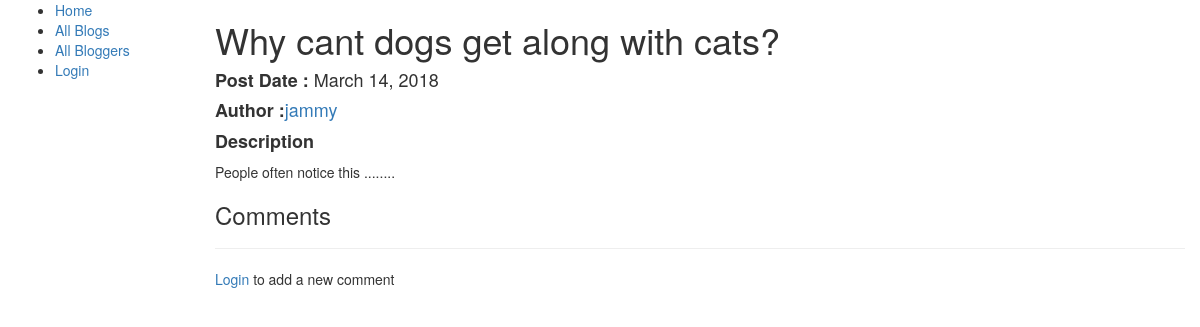
The page /blog/blog/1 on the database as committed earlier.
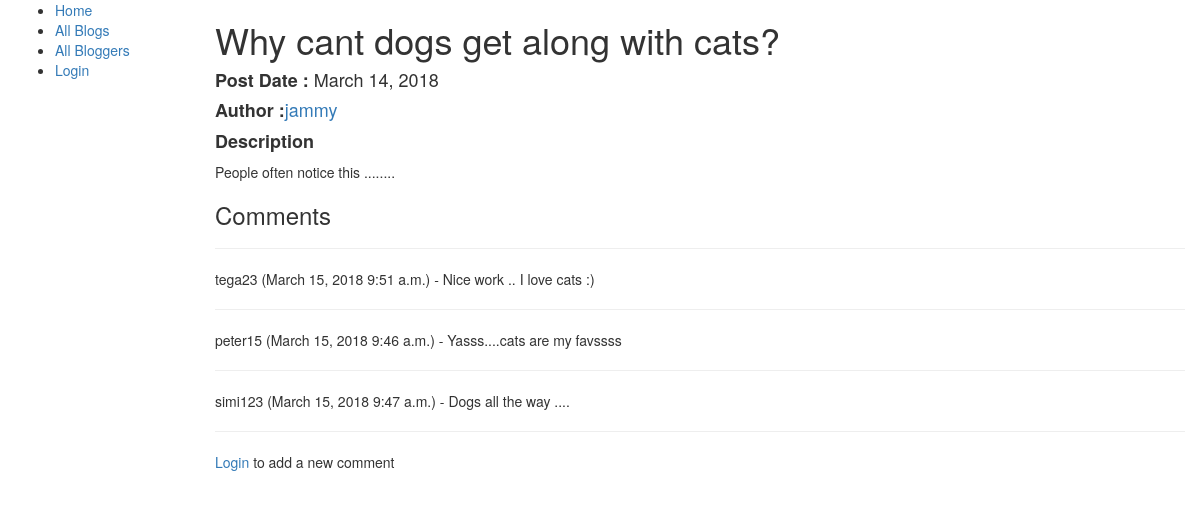
The same page on the database as committed later.
### blog/models.py (models this page shows, shortened)
class BlogPost(models.Model):
    blog_post_title = models.CharField(max_length = 400)
    post_date = models.DateField(null = True , default = timezone.now)
    post_time = models.TimeField(null = True , default = timezone.now)
    blogger = models.ForeignKey(Blogger, on_delete = models.SET_NULL, null = True)
    content = models.TextField()
    class Meta:
        ordering = ['-post_date', '-post_time']
    def __str__(self):
        return "{}".format(self.blog_post_title)

class Blogger(models.Model):
    first_name = models.CharField(max_length = 100)
    last_name = models.CharField(max_length = 100)
    username = models.CharField(max_length = 50)
    date_of_birth = models.DateField(null = True, blank = True)
    location = models.CharField(max_length = 200, null = True)
    bio = models.TextField(null = True , blank = True)
    def __str__(self):
        return "{}".format(self.username)

class Comment(models.Model):
    user = models.ForeignKey(User, on_delete = models.SET_NULL, null = True)
    blog_post = models.ForeignKey(BlogPost, on_delete = models.SET_NULL , null = True)
    comment_date = models.DateField(default = timezone.now)
    comment_time = models.TimeField(default = timezone.now)
    comment_text = models.TextField()
    def __str__(self):
        return self.comment_text

### blog/views.py (the view)
# urls.py: path('blog/<int:pk>', views.blog_detail, name ='blog-detail'),
def blog_detail(request , pk):
    blogPost = BlogPost.objects.get(pk = pk)
    comment = Comment.objects.filter(blog_post__id = pk)
    if request.method == 'POST':
        form = UserCommentForm(data = request.POST)
        if form.is_valid():
            comment_ = form.cleaned_data['comment_text']
            new_comment  = Comment.objects.create(user = request.user, blog_post = blogPost , comment_text = comment_  )
            new_comment.save()
            previous_page_url = request.POST.get('next', '/')
            return HttpResponseRedirect(previous_page_url)
    else:
        form = UserCommentForm()
    return render (request,'blog/blog_detail.html',context ={'blog_post':blogPost, 'comment':comment , 'form':form})

### blog/templates/blog/blog_detail.html (shortened to what this page needs)
{% extends 'blog/base_generic.html' %}
{% block content %}
    <h1>{{blog_post}}</h1>
    <h4><b>Post Date :</b> {{ blog_post.post_date}}</h4>
    <h4><b>Author :</b><a href = "{% url 'blogger-detail' blog_post.blogger.id %}">{{blog_post.blogger}}</a></h4>
    <h4><b>Description</b></h4>
    <p>{{blog_post.content}}</p>
    <div class = "comments">
        <h3>Comments </h3><hr>
        {% for user_comment in comment %}
            <p>{{user_comment.user.username}} ({{user_comment.comment_date}} {{user_comment.comment_time}}) - {{user_comment}}</p>
            <hr>
        {% endfor %}
        {% if user.is_authenticated %}
           {% load widget_tweaks %}
        {% else %}
            <p><a href ="{% url 'login'%}?next={{request.path}}">Login</a> to add a new comment </p>
        {% endif %}
    </div>
{%endblock %}

### blog/templates/blog/base_generic.html (shortened to what this page needs)
<!DOCTYPE html>
<html lang ='en'>
    <head>
        <link rel="stylesheet" href="https://maxcdn.bootstrapcdn.com/bootstrap/3.3.7/css/bootstrap.min.css">
        {% load static %}
        <link rel="stylesheet" href="{% static 'blog/css/styles.css' %}">
    </head>
    <body>
        <div class="container-fluid">
            <div class="row">
                <div class="col-sm-2">
                    {% block sidebar %}
                    <ul class="sidebar-nav">
                        <li><a href="{% url 'index' %}">Home</a></li>
                        <li><a href="{% url 'all-blogs' %}">All Blogs</a></li>
                        <li><a href="{% url 'all-bloggers' %}">All Bloggers</a></li>
                        {% if user.is_authenticated %}
                            <li>User: {{ user.get_username }}</li>
                            <li><a href="{% url 'logout'%}?next={{request.path}}">Logout</a></li>
                        {% else %}
                            <li><a href="{% url 'login'%}?next={{request.path}}">Login</a></li>
                        {% endif %}
                    </ul>
                    {% endblock %}
                </div>
                <div class="col-sm-10 ">
                    {% block content %} {% endblock %}
                </div>
            </div>
        </div>
    </body>
</html>

Rows that differ between the two databases and show on the page:
added Comment: user.username "tega23", comment_date "March 15, 2018", comment_time "9:51 a.m.", comment_text "Nice work .. I love cats :)"
added Comment: user.username "peter15", comment_date "March 15, 2018", comment_time "9:46 a.m.", comment_text "Yasss....cats are my favssss"
added Comment: user.username "simi123", comment_date "March 15, 2018", comment_time "9:47 a.m.", comment_text "Dogs all the way ...."
